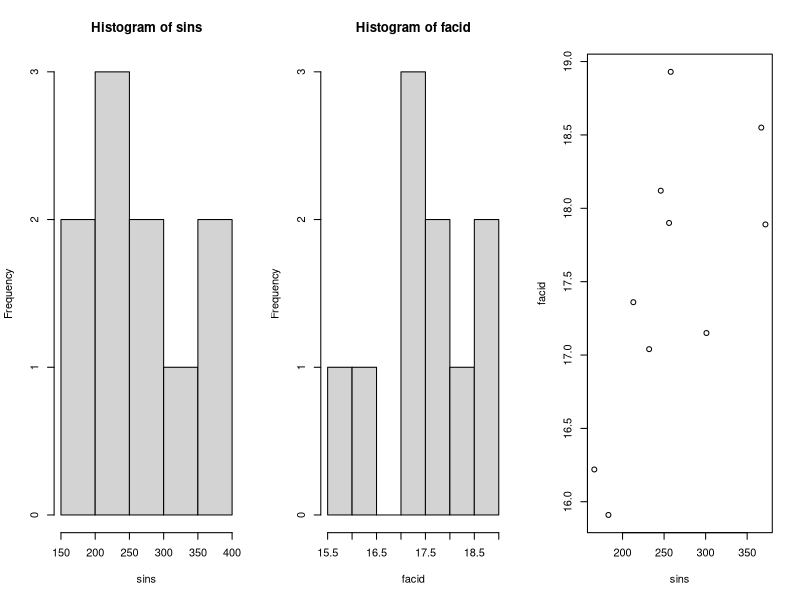
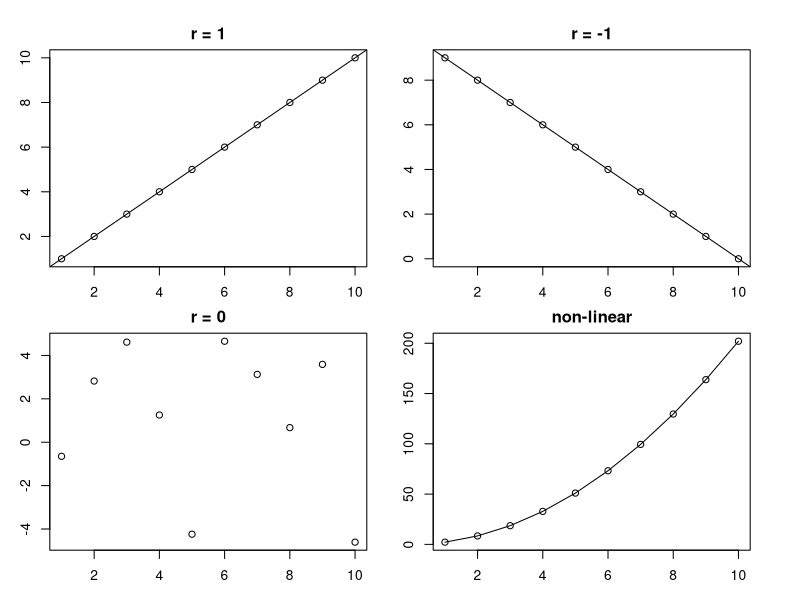
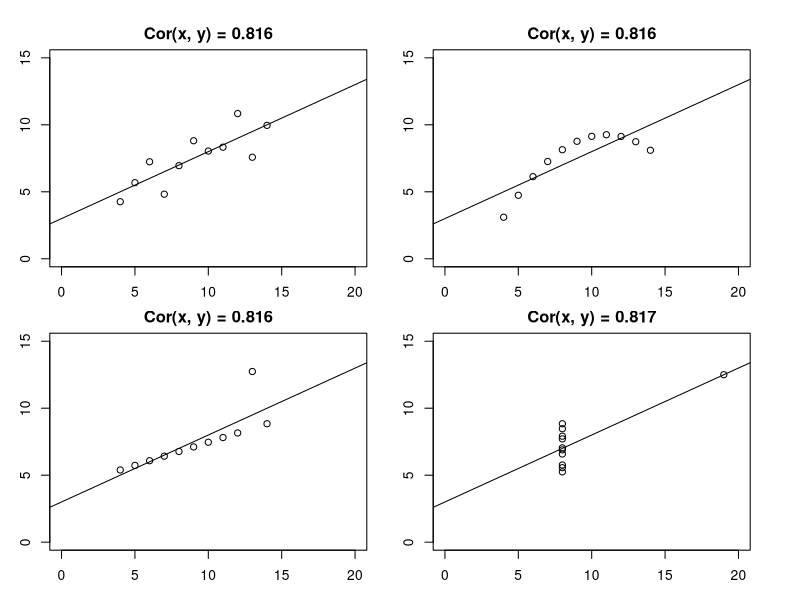
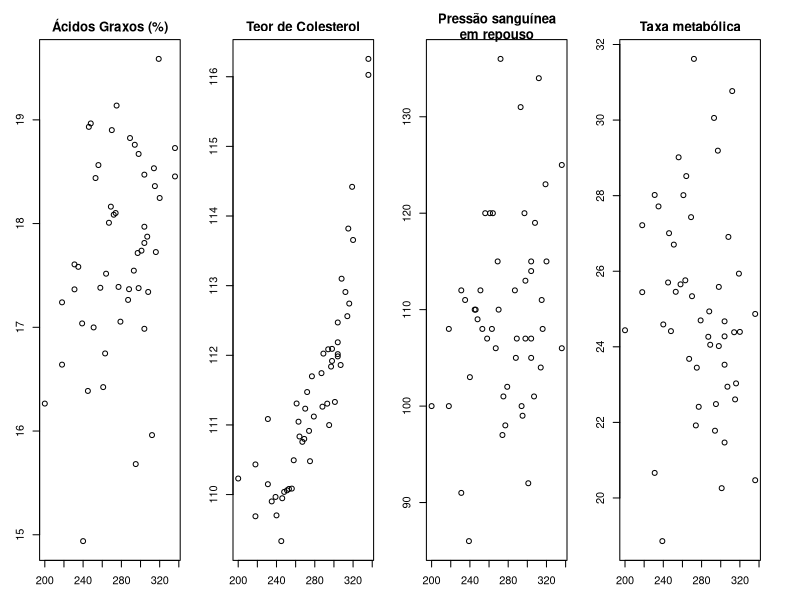
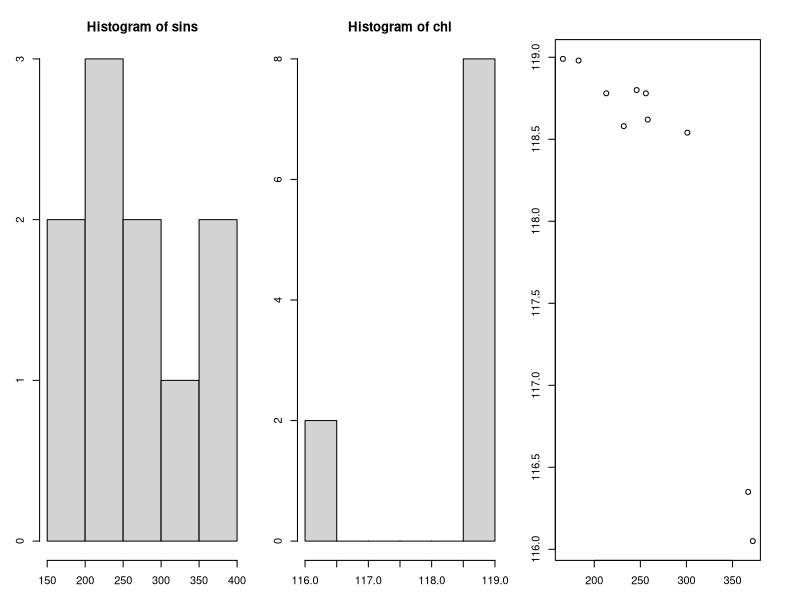
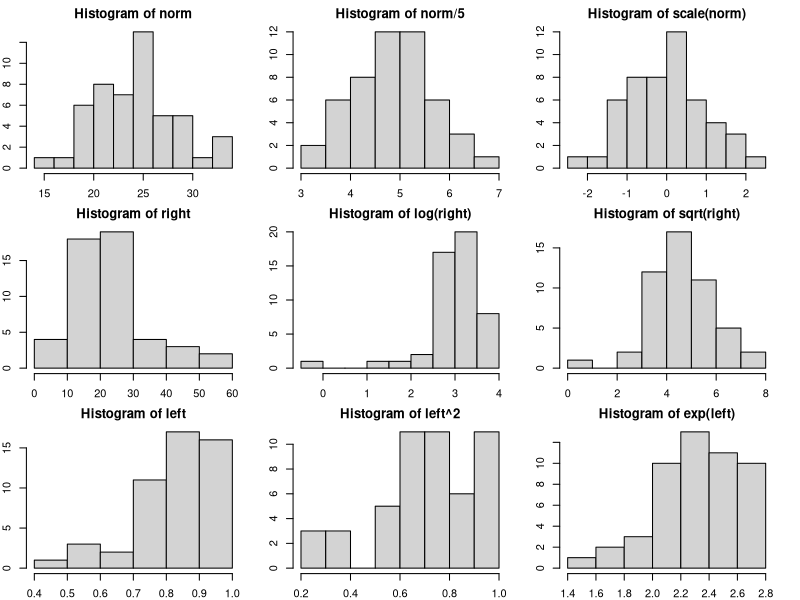
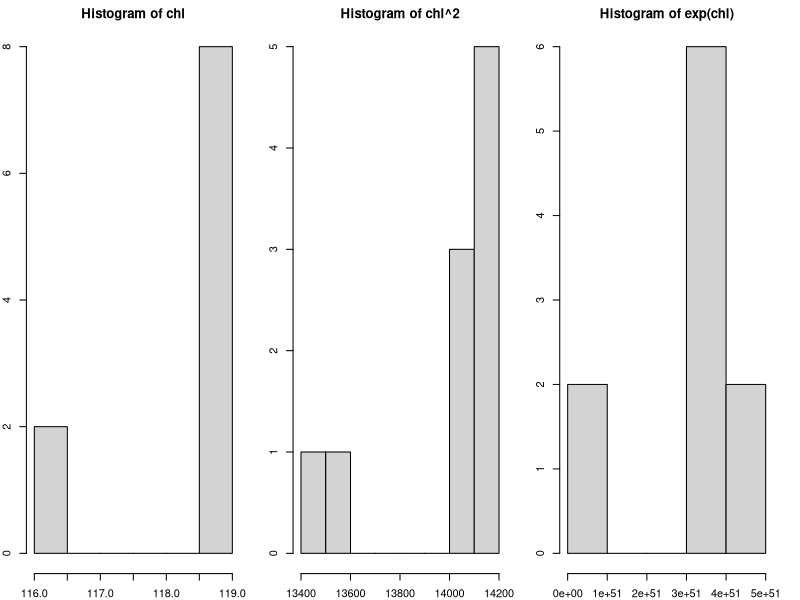
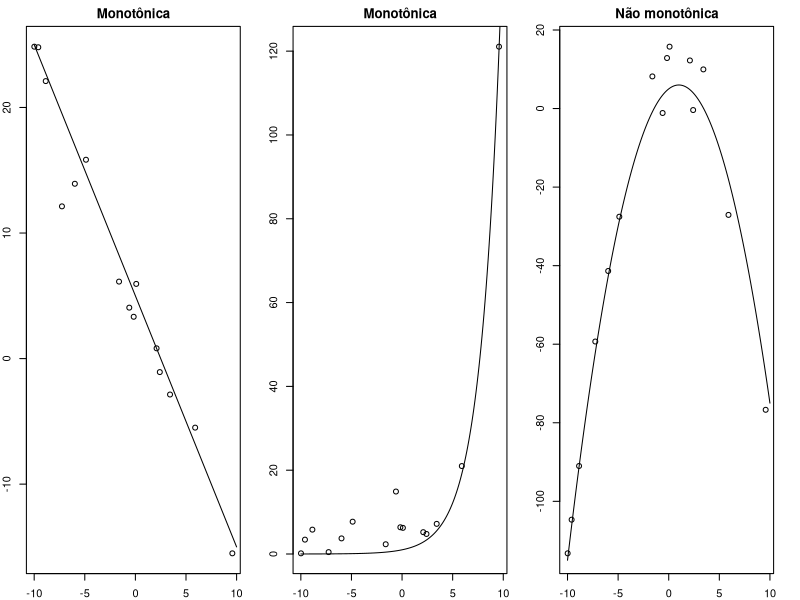

These figures' R source, in order:
## ---- chunk 1
on_change_size <- function(before, options, envir) {
    if (before)
        return(paste(options$change_size))
}

knitr::knit_hooks$set(change_size = on_change_size)
knitr::opts_chunk$set(prompt = TRUE,
                      warning = FALSE,
                      dev.args=list(pointsize=17),
                      change_size='\\small')
set.seed(551991)
## ## Generate Example data
## hwfq <- function(p) c(p^2, 2*p*(1-p), (1-p)^2)
## n    <- 50

## type     <- sample(c("I", "II"), n, replace=T)
## sen_ins  <- floor(rnorm(n, 250 + 50 * (type=="II"), 25))
## fat_acid <- rnorm(n, 15 + sen_ins/100)
## chl      <- rnorm(n, 120 - exp(scale(sen_ins)), .5)
## bmi      <- rnorm(n, 25, 3)
## enos     <- sample(c("aa", "Aa", "AA"), n, replace = T, prob = hwfq(0.9))
## enos_rec <- enos == "AA"
## bp_means <- 110 - 5*enos_rec + 10*scale(bmi) - 3*enos_rec*scale(bmi) + 5*scale(chl)
## bp       <- floor(rnorm(n, bp_means, 3))
## lod_hatk <- (type=="II") - enos_rec - 0.5*enos_rec*scale(bmi) + scale(bmi) + scale(chl) + rnorm(n)
## hrt_attack <- ifelse(plogis(lod_hatk) < .65, "Sim", "Não")

## db <- data.frame(type, sen_ins, fat_acid, chl, bmi, enos, bp, hrt_attack)
## write.table(db, 'db.tsv', quote=F, row.names=F)
## ---- chunk 2
sins  <- c(183, 232, 166, 258, 213, 246, 256, 372, 367, 301)
facid <- c(15.91, 17.04, 16.22, 18.93, 17.36, 18.12, 17.90, 17.89, 18.55, 17.15)
name  <- c("Sensibilidade à Insulina", "Ácidos Graxos (%)")

knitr::kable(cbind(sins[1:5], facid[1:5], sins[6:10], facid[6:10]),
             col.names = rep(name, 2), digits = 2,
             caption = paste("Medidas de sensibilidade à insulina e composição",
                             "de ácido graxos em diabéticos"))
## ---- chunk 3
sins  <- c(183, 232, 166, 258, 213, 246, 256, 372, 367, 301)
facid <- c(15.91, 17.04, 16.22, 18.93, 17.36, 18.12, 17.90,
           17.89, 18.55, 17.15)
par(mfrow=c(1,3))
hist(sins)
hist(facid)
plot(sins, facid)
## ---- chunk 4
par(mfrow = c(2,2), oma=rep(1,4), mar=rep(2,4))

plot(1:10, 1:10, main = "r = 1", xlab="x", ylab="y")
abline(0, 1)

plot(1:10, 10-(1:10), main = "r = -1", xlab="x", ylab="y")
abline(10, -1)

plot(1:10, runif(10, -5, 5), main = "r = 0", xlab="x", ylab="y")
abline(6, 0)

plot(1:10,  2*(1:10)^2 + (1:10)/5, main = "non-linear", xlab="x", ylab="y")
lines(1:10, 2*(1:10)^2 + (1:10)/5)
## ---- chunk 5
cov(sins, facid) /sqrt(var(sins) * var(facid))
cor(sins, facid)
cor(sins, facid)^2
## ---- chunk 6
cor.test(sins, facid)
## ---- chunk 7
par(mfrow = c(2,2), oma=rep(1,4), mar=rep(2,4))
for (i in 1:4) {
    x = anscombe[, paste("x", i, sep="")];
    y = anscombe[, paste("y", i, sep="")];
    plot(y~x, main = sprintf("Cor(x, y) = %.3f", cor(x, y)),
         xlim=c(0,20), ylim=c(0, 15));
    abline(lm(y~x))
}
## ---- chunk 8
db <- read.table('db.tsv', header=T)
## ---- chunk 9
par(mfrow = c(1,4), mar = c(2, 2, 2, 2))
plot(fat_acid~sen_ins, data=db, main="Ácidos Graxos (%)")
plot(chl~sen_ins, data=db, main="Teor de Colesterol")
plot(bp~sen_ins, data=db, main="Pressão sanguínea\nem repouso")
plot(bmi~sen_ins, data=db, main="Taxa metabólica")
## ---- chunk 10

## ---- chunk 11
with(db, cor.test(fat_acid, sen_ins))
## ---- chunk 12
with(db, cor.test(bp, sen_ins))
## ---- chunk 13
with(db, cor.test(bmi, sen_ins))
## ---- chunk 14
with(db, cor(fat_acid, sen_ins))^2
with(db, cor(bp, sen_ins))^2
with(db, cor(bmi, sen_ins))^2
## ---- chunk 15
chl  <- c(118.98, 118.58, 118.99, 118.62, 118.78, 118.80,
          118.78, 116.05, 116.35, 118.54)
name <- c("Sensibilidade à insulina", "Colesterol")
knitr::kable(cbind(sins[1:5], chl[1:5], chl[6:10], chl[6:10]),
             col.names=rep(name,2),
             caption=paste("Medida de sensibilidade a insulina e colesterol",
                           "em pacientes"))
## ---- chunk 16
chl <- c(118.98, 118.58, 118.99, 118.62, 118.78, 118.80,
         118.78, 116.05, 116.35, 118.54)
par(mfrow = c(1, 3))
hist(sins)
hist(chl)
plot(sins, chl)
## ---- chunk 17
norm  <- rnorm(50, mean = 25, sd = 5)
right <- rnorm(50, mean = rlnorm(50, 3, 0.6), 3)
left  <- rbeta(50, 5, 1)


par(mfrow = c(3,3), oma=c(0, 0, 0, 0), mar=c(2,2,2,2))
hist(norm)
hist(norm/5)
hist(scale(norm))

hist(right)
hist(log(right))
hist(sqrt(right))

hist(left)
hist(left^2)
hist(exp(left))
## ---- chunk 18
par(mfrow = c(1,3))
hist(chl)
hist(chl^2)
hist(exp(chl))
## ---- chunk 19
x  <- runif(15, -10, 10)
y1 <- -2 * x + 5 + rnorm(15, sd = 3)
y2 <- exp(x/2) + rexp(15, rate = .25)
y3 <- -x^2 + 2*x + 5 + rnorm(15, sd = 5)
xs <- seq(-10, 10, .1)
par(mfrow = c(1, 3))
plot(x, y1, main = "Monotônica")
lines(xs, -2*xs + 5)
plot(x, y2, main = "Monotônica")
lines(xs, exp(xs/2))
plot(x, y3, main = "Não monotônica")
lines(xs, -xs^2 + 2 * xs + 5)
## ---- chunk 20
par(mfrow=c(1,4), mar = c(2, 2, 2, 2))
plot(sins, chl, main = "sins vs chl")
plot(sins, rank(sins), main="sins vs rank(sins)")
plot(chl, rank(chl), main="chl vs rank(chl)")
plot(rank(sins), rank(chl), , main="rank(sins) vs rank(chl)")
## ---- chunk 21
cor(sins, chl)
cor(sins, chl, method = "spearman")
cor.test(sins, chl, method="spearman")
## ---- chunk 22
par(mfrow = c(1,2))
plot(chl~sen_ins, data=db)
plot(rank(chl)~rank(sen_ins), data=db)
## ---- chunk 23
with(db, cor.test(chl, sen_ins, method="spearman"))
## ---- chunk 24
par(mfrow = c(1,2))
plot(chl~fat_acid, data=db)
plot(rank(chl)~rank(fat_acid), data=db)
## ---- chunk 25
with(db, cor.test(chl, fat_acid, method="spearman"))
